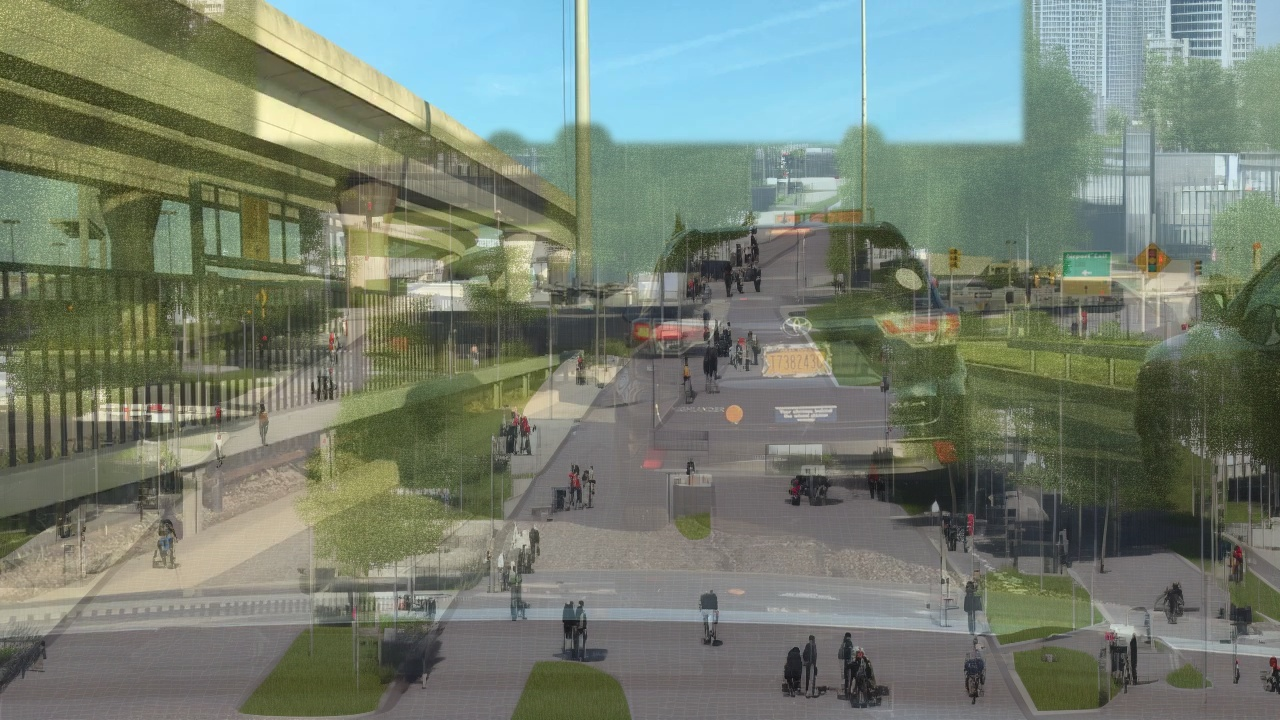
#> input picture MobilityDreamer/data/generated_frames/generated_0000.jpg, 1280 x 720 px, given as the content of the folder data/frames, which was not available
$ python compose_video.py
#> lines starting #> are read from the running program, lines starting #| are printed output that depends on the picture; pictures that were not available may be replaced by others from this repository, and a replacement may not be noted
"""compose_video.py

Create a quick before/after preview by overlaying masks on frames and
writing an MP4 to `results/before_after/preview.mp4`.

Usage (from project root):
    python src/compose_video.py --frames data/frames --masks data/masks \
        --out results/before_after/preview.mp4 --fps 10
"""

import os
import argparse
from typing import Tuple

import cv2
import numpy as np


def ensure_dir(path: str) -> None:
    d = os.path.dirname(path)
    if d and not os.path.exists(d):
        os.makedirs(d, exist_ok=True)


def overlay_mask_on_frame(frame_bgr: np.ndarray, mask_gray: np.ndarray, color=(0, 255, 0), alpha=0.4) -> np.ndarray:
    """Overlay a single-channel mask onto the frame with given color and alpha."""
    frame = frame_bgr.copy()
    if mask_gray.ndim == 3:
        mask_gray = cv2.cvtColor(mask_gray, cv2.COLOR_BGR2GRAY)
    mask_bin = (mask_gray > 0).astype(np.uint8)
    overlay = np.zeros_like(frame)
    overlay[mask_bin.astype(bool)] = color
    return cv2.addWeighted(overlay, alpha, frame, 1 - alpha, 0)


def compose_preview(frames_dir: str, masks_dir: str, out_video_path: str, fps: int = 10) -> Tuple[int, Tuple[int, int]]:
#> called with frames_dir = 'data/frames', masks_dir = 'data/masks', out_video_path = 'results/before_after/preview.mp4', fps = 10
    names = sorted([n for n in os.listdir(frames_dir) if n.lower().endswith((".jpg", ".jpeg", ".png"))])
    if not names:
        raise FileNotFoundError(f"No frames found in {frames_dir}")

    # Determine size from first frame
    first = cv2.imread(os.path.join(frames_dir, names[0]))
#> first is the input picture: shape (720, 1280, 3); mean B, G, R 113.6, 127.1, 116.8
    if first is None:
        raise RuntimeError("Failed to read first frame")
    h, w = first.shape[:2]
#> h = 720; w = 1280

    # Ensure even dimensions for H.264
    h_out = (h // 2) * 2
#> h_out = 720
    w_out = (w // 2) * 2
#> w_out = 1280

    # Side-by-side: original | overlay
    frame_out_size = (w_out * 2, h_out)
#> frame_out_size = (2560, 720)

    fourcc = cv2.VideoWriter_fourcc(*"mp4v")
    ensure_dir(out_video_path)
    writer = cv2.VideoWriter(out_video_path, fourcc, float(fps), (frame_out_size[0], frame_out_size[1]))
    if not writer.isOpened():
        raise RuntimeError(f"Failed to open video writer: {out_video_path}")

    count = 0
    for n in names:
        fpath = os.path.join(frames_dir, n)
        base = os.path.splitext(n)[0]
        mpath = os.path.join(masks_dir, f"{base}_mask.png")

        frame = cv2.imread(fpath)
        if frame is None:
            continue

        # Resize to even dims
        frame = cv2.resize(frame, (w_out, h_out), interpolation=cv2.INTER_AREA)

        mask = cv2.imread(mpath, cv2.IMREAD_GRAYSCALE)
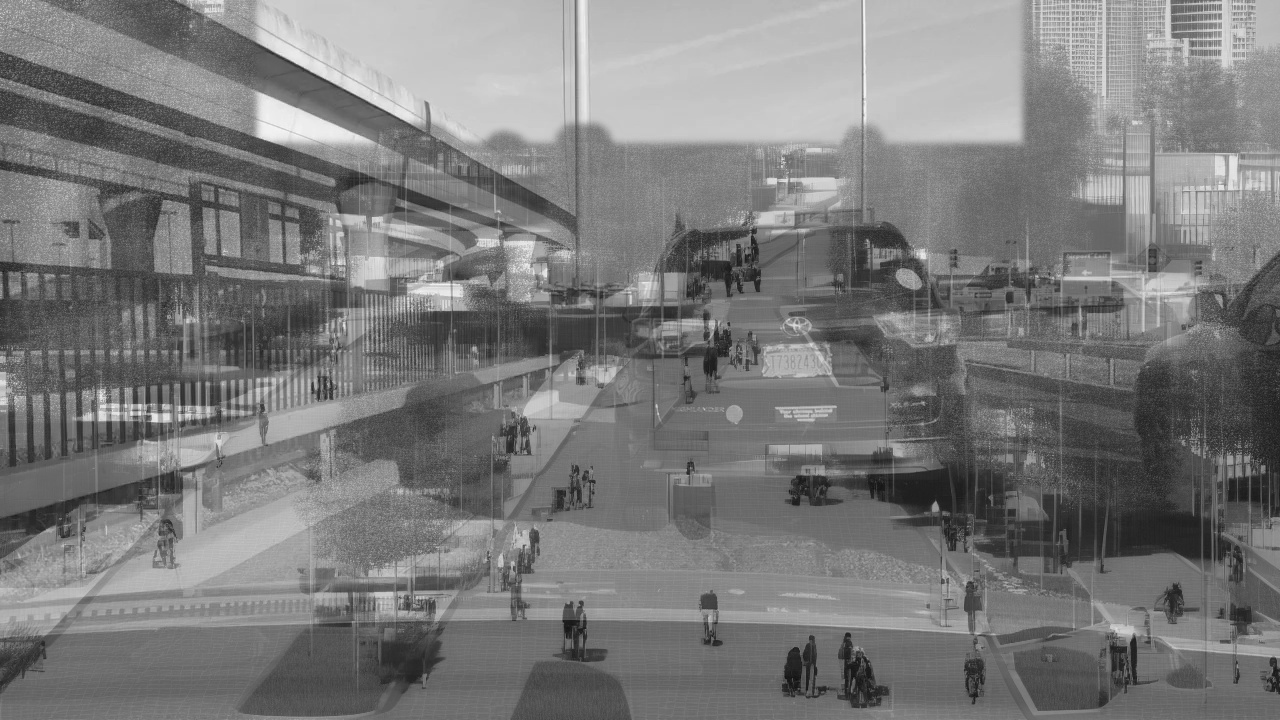
#> mask: shape (720, 1280); min 14, max 248, mean 122.5
        if mask is None:
            overlay = frame.copy()
        else:
            mask = cv2.resize(mask, (w_out, h_out), interpolation=cv2.INTER_NEAREST)
            overlay = overlay_mask_on_frame(frame, mask, color=(0, 255, 0), alpha=0.5)
#> in overlay_mask_on_frame, `mask_bin = (mask_gray > 0).astype(np.uint8)`: mask_bin: shape (720, 1280); every value is 1
#> in overlay_mask_on_frame, `return cv2.addWeighted(overlay, alpha, frame, 1 - alpha, 0)`:
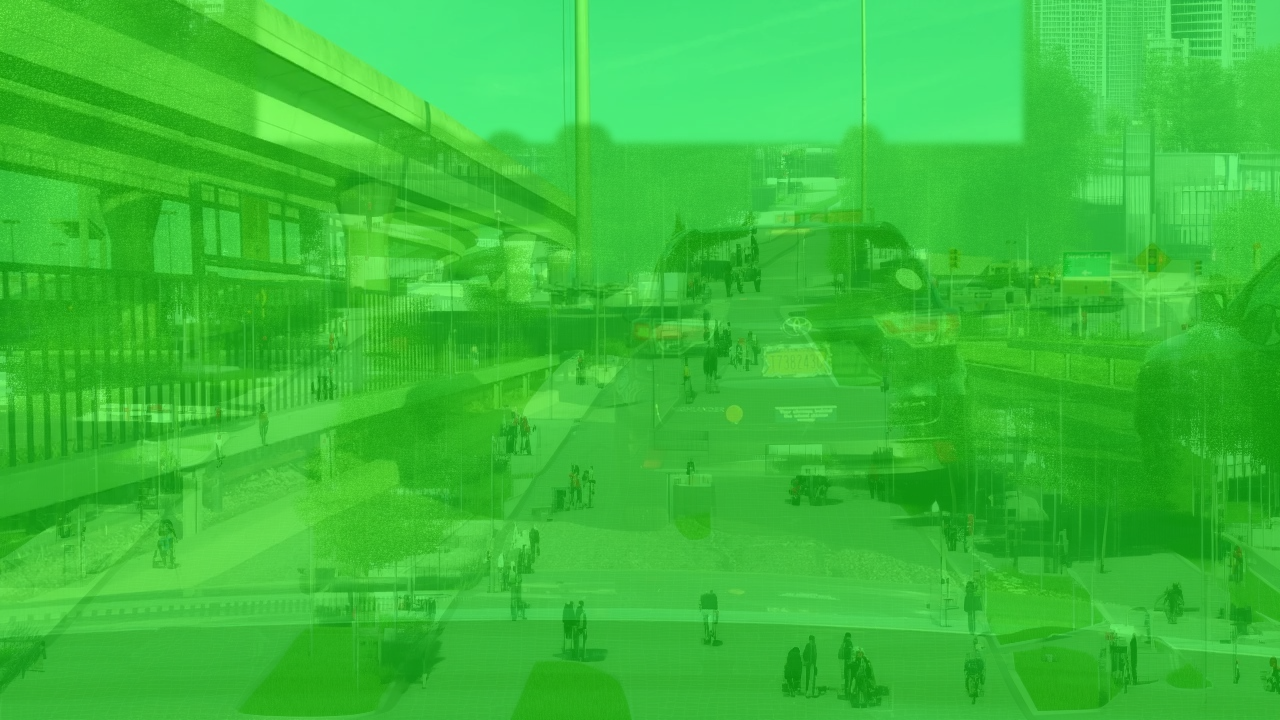
#> returned value: shape (720, 1280, 3); mean of channels 0, 1, 2 56.8, 191.1, 58.4; drawn as B, G, R

        # Concatenate original and overlay side-by-side
        combined = np.concatenate([frame, overlay], axis=1)
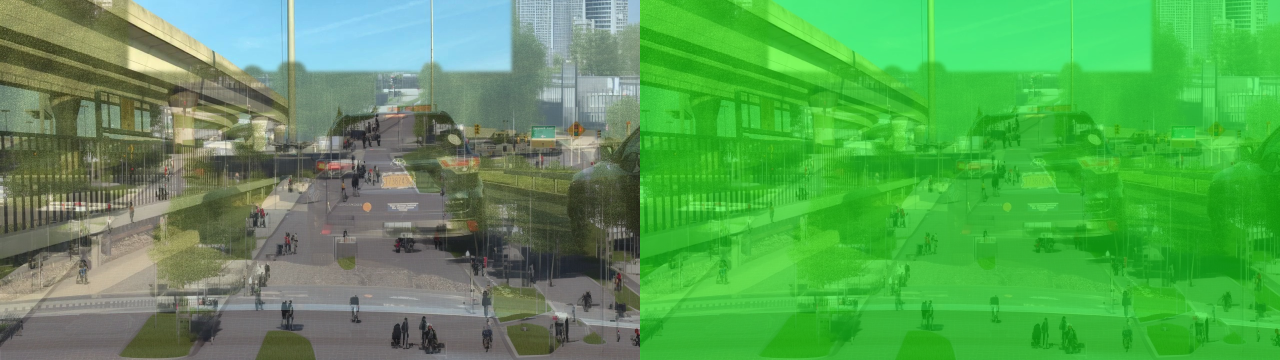
#> combined: shape (720, 2560, 3) (shown at 1/2 size); mean B, G, R 85.2, 159.1, 87.6
        writer.write(combined)
        count += 1

    writer.release()
    return count, (frame_out_size[1], frame_out_size[0])


def main() -> None:
    parser = argparse.ArgumentParser(description="Compose side-by-side frame|overlay preview MP4")
    parser.add_argument("--frames", default=os.path.join("data", "frames"), help="Input frames dir")
    parser.add_argument("--masks", default=os.path.join("data", "masks"), help="Input masks dir")
    parser.add_argument("--out", default=os.path.join("results", "before_after", "preview.mp4"), help="Output MP4 path")
    parser.add_argument("--fps", type=int, default=10, help="Output FPS")
    args = parser.parse_args()

    count, (h, w) = compose_preview(args.frames, args.masks, args.out, fps=args.fps)
#> count = 1; h = 720; w = 2560
    print(f"Wrote preview: {args.out} ({w}x{h}) with {count} frames")
#| Wrote preview: results/before_after/preview.mp4 (2560x720) with 1 frames


if __name__ == "__main__":
    main()

$ run again, on MobilityDreamer/data/generated_frames/generated_0001.jpg
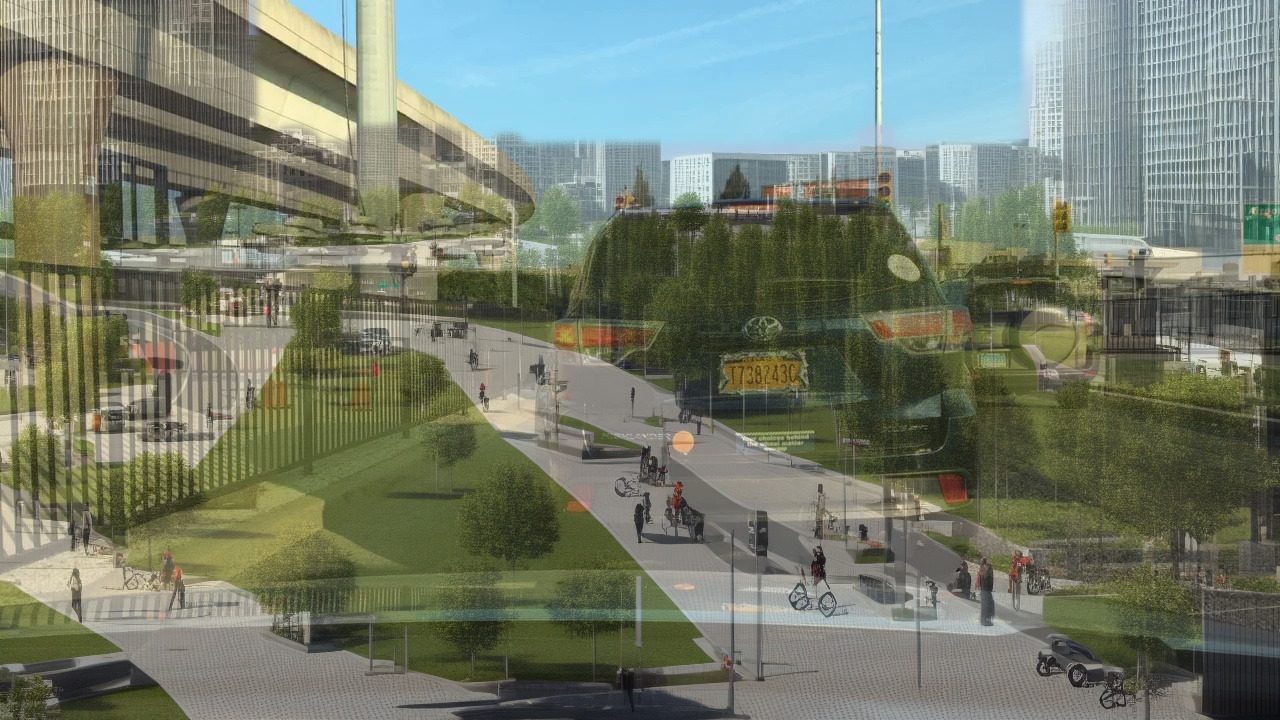
#> input picture MobilityDreamer/data/generated_frames/generated_0001.jpg, 1280 x 720 px, given as the content of the folder data/frames, which was not available
#> in compose_preview, first is the input picture: shape (720, 1280, 3); mean B, G, R 108.5, 124.2, 116.1
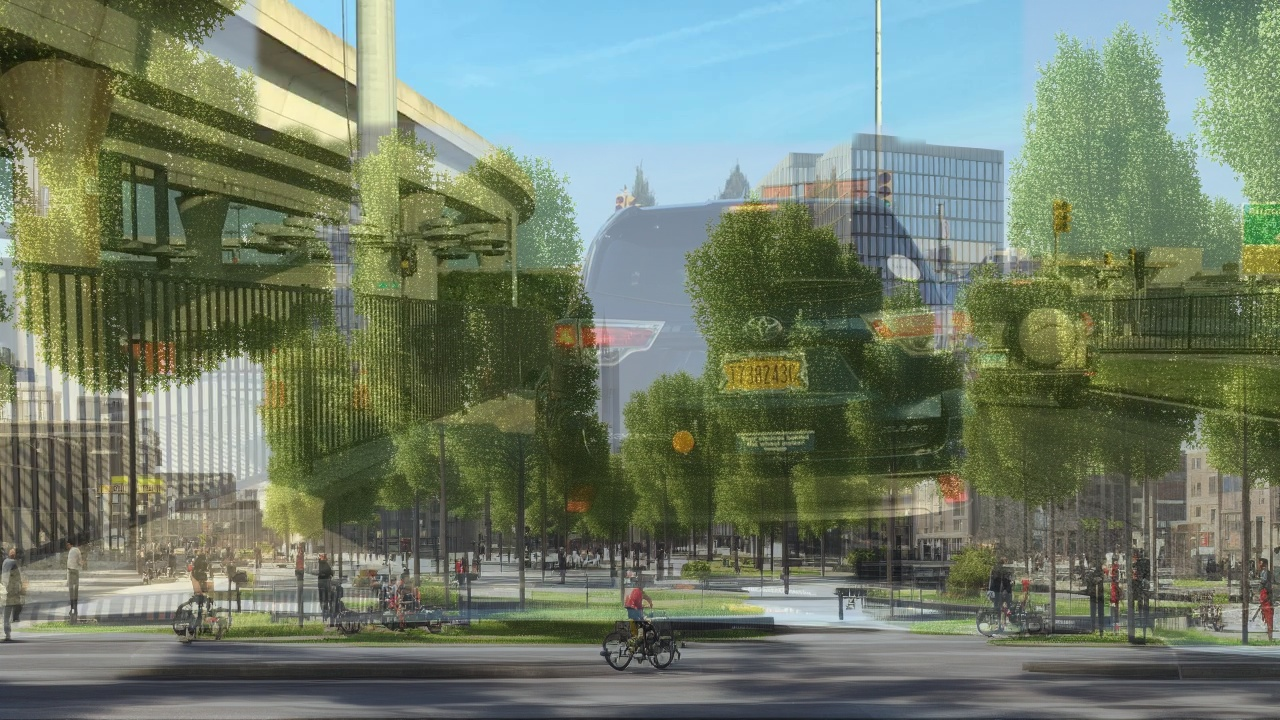
#> input picture MobilityDreamer/data/generated_frames_controlnet/generated_0001.jpg, 1280 x 720 px, given in place of generated_0001_mask.png, which was not available
#> mask_bin: shape (720, 1280); every value is 1
#> in compose_preview, `combined = np.concatenate([frame, overlay], axis=1)`:
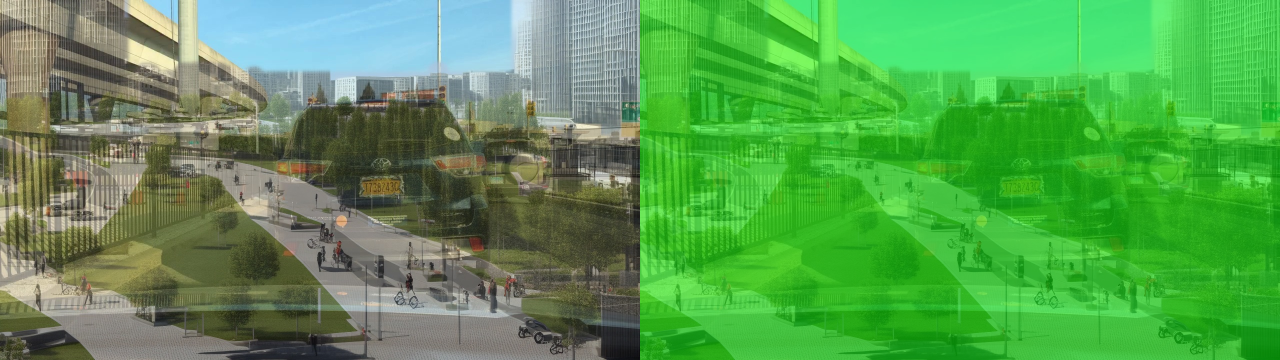
#> combined: shape (720, 2560, 3) (shown at 1/2 size); mean B, G, R 81.4, 156.9, 87.1
#| Wrote preview: results/before_after/preview.mp4 (2560x720) with 1 frames

$ run again, on MobilityDreamer/data/generated_frames/generated_0002.jpg
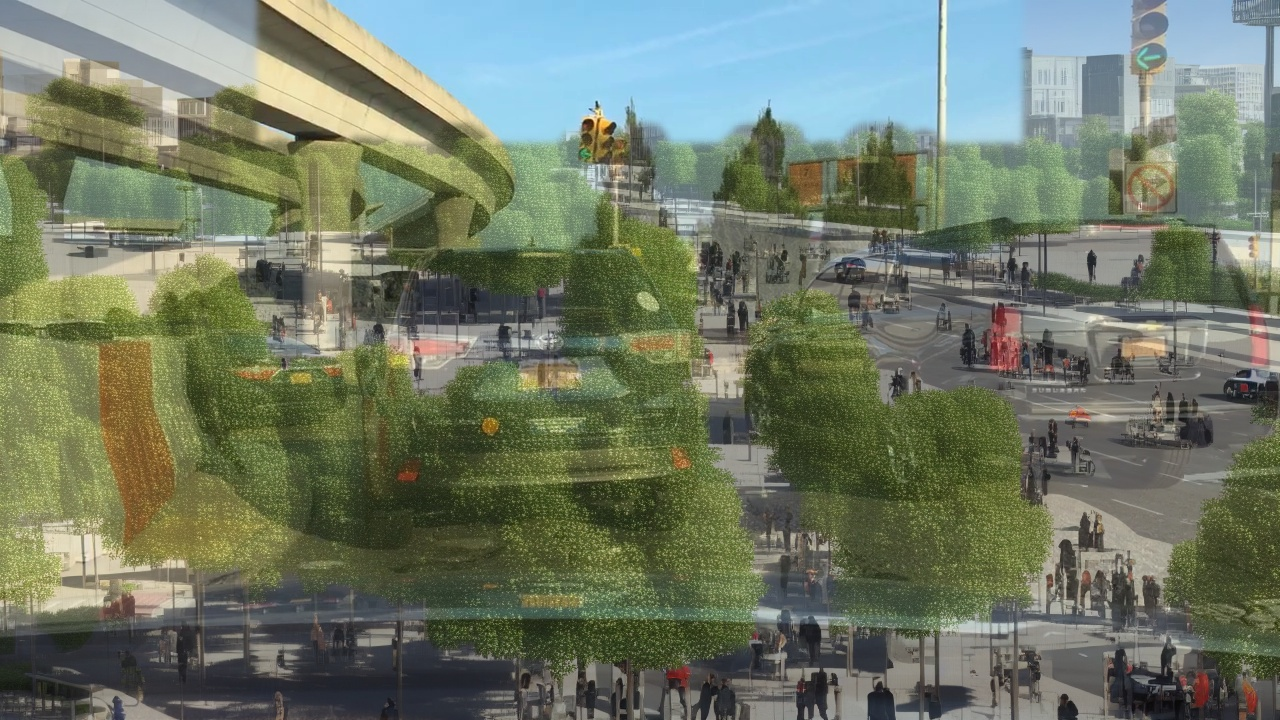
#> input picture MobilityDreamer/data/generated_frames/generated_0002.jpg, 1280 x 720 px, given as the content of the folder data/frames, which was not available
#> in compose_preview, first is the input picture: shape (720, 1280, 3); mean B, G, R 102, 121.1, 111.6
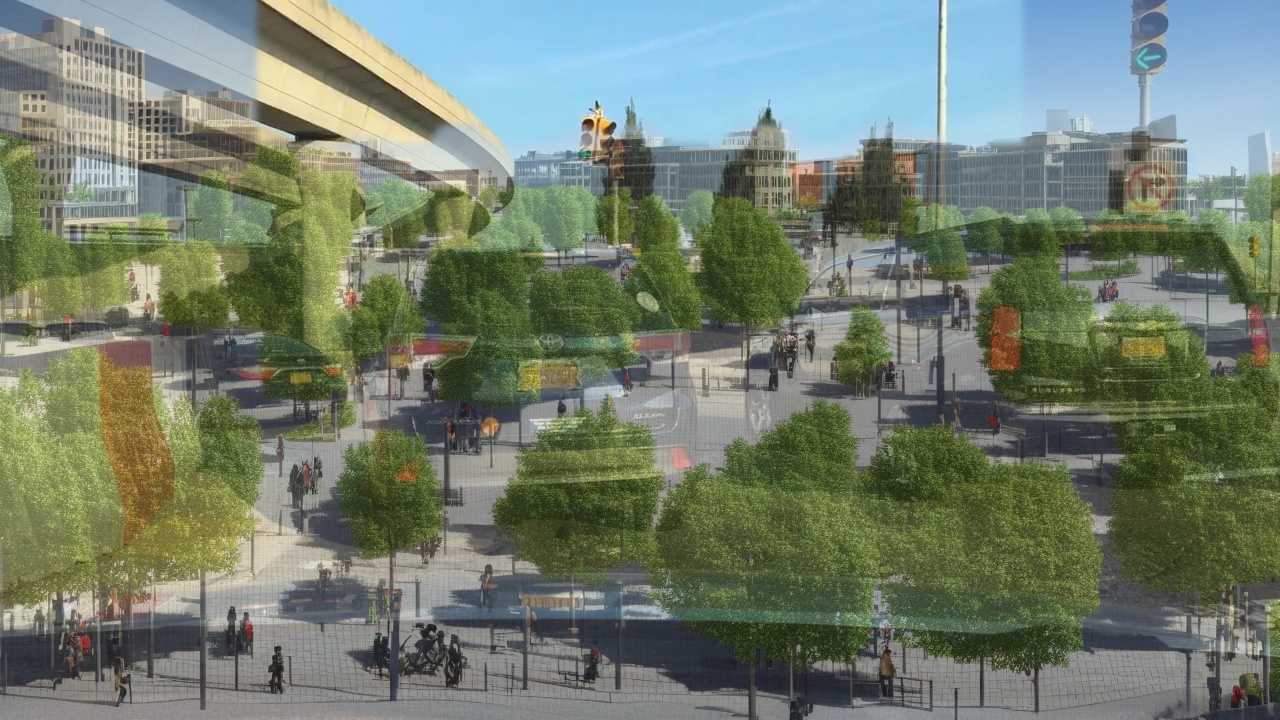
#> input picture MobilityDreamer/data/generated_frames_controlnet/generated_0002.jpg, 1280 x 720 px, given in place of generated_0002_mask.png, which was not available
#> mask_bin: shape (720, 1280); every value is 1
#> in compose_preview, `combined = np.concatenate([frame, overlay], axis=1)`:
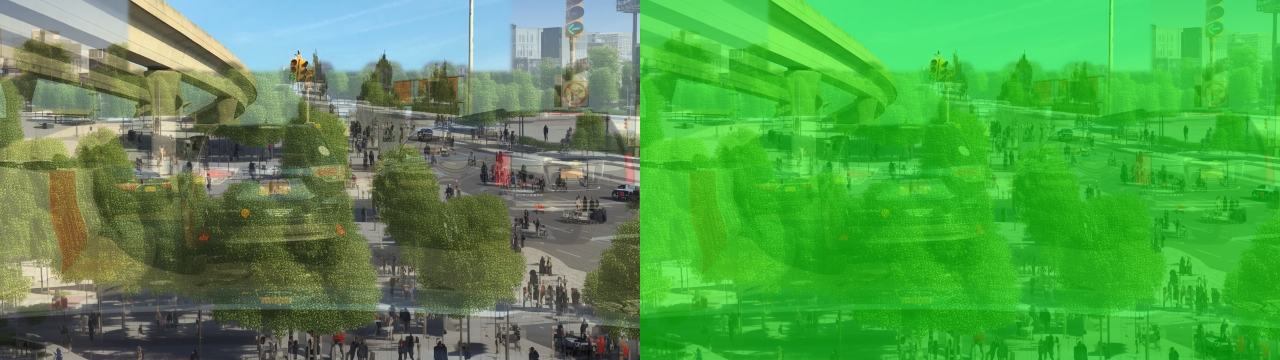
#> combined: shape (720, 2560, 3) (shown at 1/2 size); mean B, G, R 76.5, 154.6, 83.7
#| Wrote preview: results/before_after/preview.mp4 (2560x720) with 1 frames
